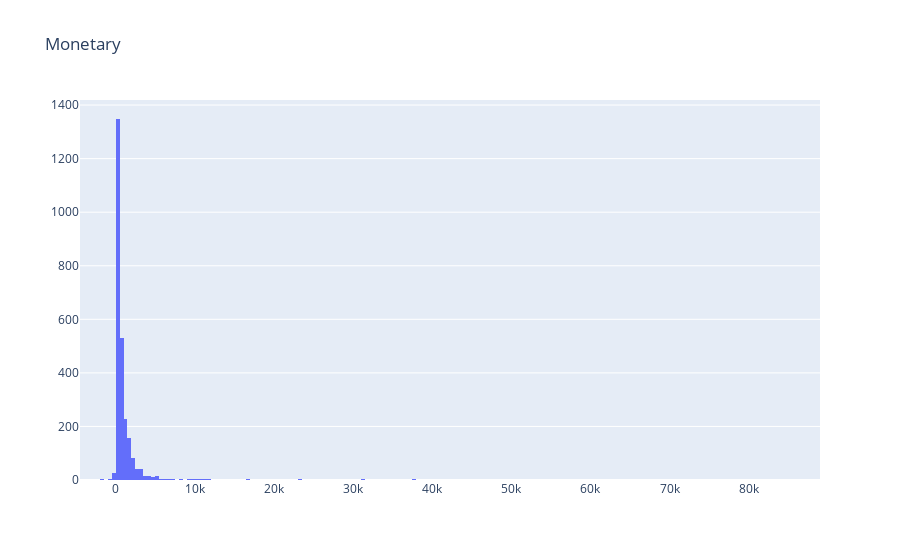

The cell this chart's notebook holds for it:
### Markdown cell above
##### Looking at monetary distribution

### Code cell
#plot recency
plot_data = [
    go.Histogram(
        x=df_rfm['Monetary']
    )
]

plot_layout = go.Layout(
        title='Monetary'
    )
fig = go.Figure(data=plot_data, layout=plot_layout)

fig

### Figure 1 — Plotly figure (JSON) as saved in the notebook; plotly's stock layout.template omitted (floating-point values rounded to 4 significant figures; data arrays with more than 128 entries replaced by an {"elided": "..."} marker saying what was removed)
{"data": [{"type": "histogram", "x": {"elided": "2568 float values"}}], "layout": {"title": {"text": "Monetary"}}}
